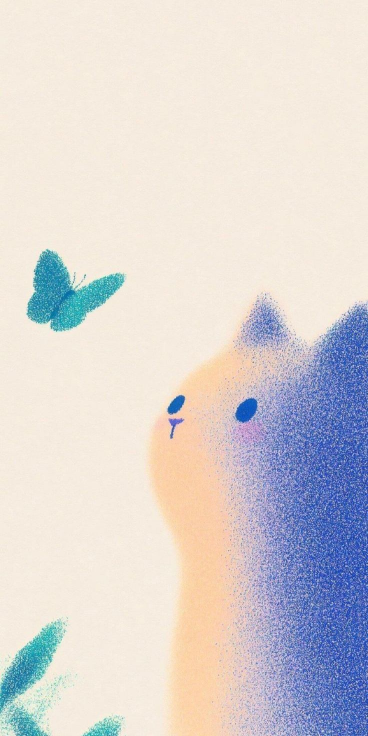
#> input picture scripts/cat-art/pin.jpg, 736 x 1472 px (shown at 1/2 size)
$ python cat.py pin.jpg
#> lines starting #> are read from the running program, lines starting #| are printed output that depends on the picture; after the words box and inside, x2 and y2 are one past the last pixel; in counts of white or black regions, pixels touching at a corner belong together
#!/usr/bin/env python3
"""Make the footer cat and its butterfly, cut out of the pin they come from.

pin.jpg is a cat looking up at a butterfly, airbrushed and stippled on cream
paper: peach in front, going over to blue dots down its back, with dots for
eyes. Both are cut out of the paper and painted in the site's colours.

Each pixel is as opaque as it is far from the paper's colour, so the airbrushed
edge stays soft and the stipple stays dots; inside, the cat is solid. The paper
is then taken back out of the colour of the edge, so that no cream is left
round it on the page.

The cat is painted in two pigments, peach and blue. How much of each a pixel
has is mapped onto a ramp of the site's greens, and its lightness is kept, so
the shading and the dots stay and only the hue changes. The blush, pinker than
the two, is kept as a muted rose.

The pin cuts off the cat's back at its right edge, and so does the picture.
FooterCat.svelte puts that edge just past the right edge of the screen, so the
cat goes on out of sight.

The eyes are dots, so each is cut out on its own (eye-near.webp, eye-far.webp),
and in cat.avif they are painted over with the fur round them. FooterCat.svelte
moves them to look about, and squashes them to blink.

Run from anywhere:  python3 scripts/cat-art/cat.py
With --original, the cat and butterfly keep the pin's own colours.
Needs OpenCV, numpy and Pillow.
"""

import sys
from pathlib import Path

import cv2
import numpy as np
from PIL import Image

HERE = Path(__file__).resolve().parent
SRC = HERE / "pin.jpg"
OUT = HERE.parents[1] / "src" / "assets" / "cat"

CAT_WIDTH = 400  # twice the width the footer shows it at, for 2x screens
BUTTERFLY_WIDTH = 96
BOTTOM = 0.85  # of the pin's height; below this the cat is behind the footer line anyway
MARGIN = 0.05  # of the cat's width: how far out round it a press still counts
BUTTERFLY = (0.2, 0.395)  # the middle of the butterfly, as fractions of the pin, where the cat looks
ORIGINAL = "--original" in sys.argv


def hex_colour(h):
    return np.array([int(h[i : i + 2], 16) for i in (1, 3, 5)], np.float32) / 255


# By how much blue a pixel has, from none to all. Between --color-surface-3 and --color-accent,
# so the face stays a shade darker than the page and the dots on the back are the accent.
FUR = [hex_colour(c) for c in ("#cddfd3", "#a3c0ae", "#6f9a83", "#3d6b55")]
ROSE = hex_colour("#e8b7b3")  # the blush
EYE = hex_colour("#26392f")  # darker than the darkest dots, as the pin's eyes are
WING = [hex_colour(c) for c in ("#2f5a46", "#3d6b55", "#6f9a83")]  # around --color-accent


def smoothstep(t):
    t = np.clip(t, 0, 1)
    return t * t * (3 - 2 * t)


def to_lab(rgb):
    return cv2.cvtColor(np.clip(rgb, 0, 1).astype(np.float32), cv2.COLOR_RGB2LAB)


def to_rgb(lab):
    return np.clip(cv2.cvtColor(lab.astype(np.float32), cv2.COLOR_LAB2RGB), 0, 1)


def ramp(t, colours):
    """Colours along t from 0 to 1, evenly spaced, mixed in Lab."""
    stops = to_lab(np.array([colours], np.float32))[0]
    t = np.clip(t, 0, 1) * (len(stops) - 1)
    i = np.minimum(t.astype(int), len(stops) - 2)
    f = (t - i)[..., None]
    return stops[i] * (1 - f) + stops[i + 1] * f


def biggest(mask):
    n, labels, stats, _ = cv2.connectedComponentsWithStats(mask.astype(np.uint8))
    return labels == 1 + np.argmax(stats[1:, cv2.CC_STAT_AREA]) if n > 1 else mask


def fill_holes(mask):
    flood = np.pad(~mask, 1, constant_values=True).astype(np.uint8)
    cv2.floodFill(flood, None, (0, 0), 0)  # clears everything joined to the outside; the rest is holes
    return mask | flood[1:-1, 1:-1].astype(bool)


def grow(mask, px):
    return cv2.dilate(mask.astype(np.uint8), np.ones((2 * px + 1, 2 * px + 1), np.uint8)) > 0


def blur(a, sigma):
    return cv2.GaussianBlur(a.astype(np.float32), (0, 0), sigma)


def spread(values, known, sigma):
    """Every pixel given the values of the known pixels nearest it, at wider and wider reach until all are."""
    out = np.zeros_like(values)
    done = np.zeros(values.shape[:2], bool)
    k = known.astype(np.float32)
    for s in (sigma, sigma * 3, sigma * 9, sigma * 27):
        num = blur(values * (k[..., None] if values.ndim == 3 else k), s)
        den = blur(k, s)
        fill = ~done & (den > 1e-4)
        with np.errstate(invalid="ignore", divide="ignore"):
            out[fill] = (num / (den[..., None] if values.ndim == 3 else den))[fill]
        done |= fill
    return out


def trim(alpha):
    rows, cols = np.nonzero(alpha > 0.02)
    return cols.min(), rows.min(), cols.max() + 1, rows.max() + 1


def save(rgb, alpha, path, box, width):
    """The box of the picture, scaled to the given width, with alpha. The cat is AVIF: its dots are
    fine grain, which WebP needs more than twice the bytes for at the same look."""
    rgba = np.dstack([np.clip(rgb, 0, 1), np.clip(alpha, 0, 1)])
    im = Image.fromarray((rgba * 255 + 0.5).astype(np.uint8), "RGBA").crop(box)
    im = im.resize((width, max(1, round(im.height * width / im.width))), Image.LANCZOS)
    if path.suffix == ".avif":
        im.save(path, "AVIF", quality=50)
    else:
        im.save(path, "WEBP", quality=88, alpha_quality=100, method=6)
    print(f"{path.name}: {im.width} x {im.height}, {path.stat().st_size / 1024:.1f} KB")


def paper_of(img):
    """The paper's colour: the middle of the empty top of the pin."""
    h, w = img.shape[:2]
    return np.median(img[h // 30 : h // 5, w // 15 : w * 4 // 5].reshape(-1, 3), axis=0)


def cut_out(img, paper):
    """How far each pixel is from the paper, as alpha: none for the paper and its grain, all for
    the face's peach and anything stronger."""
    distance = np.linalg.norm(to_lab(img) - to_lab(paper[None, None]), axis=2)
    return smoothstep((distance - 3) / 12)


def unmix(img, alpha, paper):
    """The colour a pixel would have without the paper showing through it."""
    return np.clip((img - (1 - alpha[..., None]) * paper) / np.maximum(alpha, 0.05)[..., None], 0, 1)


def find_eyes(lab, filled):
    """The eyes: the two biggest dark blue blots in the face. The nose is the same blue, but
    smaller; the dots of the stipple are smaller still, and the opening takes them away."""
    L, b = lab[..., 0], lab[..., 2]
    blots = cv2.morphologyEx(((L < 55) & (b < -35) & filled).astype(np.uint8), cv2.MORPH_OPEN, np.ones((5, 5), np.uint8))
    n, labels, stats, centres = cv2.connectedComponentsWithStats(blots)
    two = sorted(range(1, n), key=lambda i: -stats[i, cv2.CC_STAT_AREA])[:2]
    # The cat faces left, so the eye nearer the left is the far one, and drawn smaller
    far, near = sorted(two, key=lambda i: centres[i][0])
    return labels == near, labels == far


def eye_alpha(lab, blob):
    """An eye as painted: as opaque as it is dark and blue, near its blot."""
    L, b = lab[..., 0], lab[..., 2]
    a = smoothstep((70 - L) / 25) * smoothstep((-b - 20) / 20)
    return blur(a * grow(blob, 4), 0.5)


def cat(img):
    h, w = img.shape[:2]
    paper = paper_of(img)
    soft = cut_out(img, paper)
    # The cat is the biggest shape on the paper; its loose dots are the ones close to it
    body = fill_holes(biggest(soft > 0.5))
    alpha = np.maximum(soft * grow(body, 10), blur(~grow(~body, 3), 1.5))

    colour = unmix(img, alpha, paper)
    near_blob, far_blob = find_eyes(to_lab(img), body)
    near_eye, far_eye = eye_alpha(to_lab(img), near_blob), eye_alpha(to_lab(img), far_blob)

    # The eyes, painted over with what is round them, before anything else sees them. Each has a
    # pale ring round it, where the airbrush is thin, so that goes too. The colour is carried in
    # from where the fur is solid, and how solid it is from all round; the near eye, which is
    # among the dots, also gets the dots of the forehead just above. The far eye is on the smooth
    # airbrushed side, with none to carry.
    for eye, dotted in ((near_eye, True), (far_eye, False)):
        hole = grow(eye > 0.05, 5)
        filled = spread(colour, ~hole & (alpha > 0.6), 2)
        if dotted:
            above = np.roll(colour, 45, axis=0)
            filled = filled + above - cv2.GaussianBlur(above, (0, 0), 2)
        solid = cv2.inpaint((alpha * 255).astype(np.uint8), hole.astype(np.uint8), 6, cv2.INPAINT_TELEA) / 255
        fade = blur(hole, 1.5)
        colour = np.clip(colour * (1 - fade[..., None]) + filled * fade[..., None], 0, 1)
        alpha = alpha * (1 - fade) + solid * fade
    lab = to_lab(colour)

    if ORIGINAL:
        rgb = colour
    else:
        # How much blue each pixel has, between the face's peach and the back's blue, and how much
        # lighter or darker it is than that mix
        peach = np.median(lab[body & (lab[..., 2] > 15) & (lab[..., 0] > 80)], axis=0)
        blue = np.median(lab[body & (lab[..., 2] < -35) & (lab[..., 0] < 50)], axis=0)
        across = blue - peach
        t = ((lab - peach) @ across) / (across @ across)
        sure = smoothstep((alpha - 0.1) / 0.3)  # the faint edge is mostly paper: its mix is a guess
        t = t * sure + spread(t, alpha > 0.4, 2) * (1 - sure)
        on_line = peach + np.clip(t, 0, 1)[..., None] * across
        out = ramp(t, FUR)
        out[..., 0] += lab[..., 0] - on_line[..., 0]
        # The blush is redder than the mix of the two, and light: the nose and some of the dots are
        # as red, but dark
        redder = blur(lab[..., 1] - on_line[..., 1], 2)
        pink = smoothstep((blur(redder, 5) - 2) / 10) * smoothstep((blur(lab[..., 0], 3) - 55) / 10) * 0.55
        out = out * (1 - pink[..., None]) + to_lab(ROSE[None, None]) * pink[..., None]
        rgb = to_rgb(out)

    alpha[round(h * BOTTOM) :] = 0
    box = trim(alpha)
    save(rgb, alpha, OUT / "cat.avif", box, CAT_WIDTH)

    bw, bh = box[2] - box[0], box[3] - box[1]
    print(f"cat aspect {bw / bh:.4f} (width over height)")
    # FooterCat.svelte keeps enough of the cat past the screen's edge that leaning never shows its end
    meets = np.argmax(blur(alpha[:, box[2] - 1], 2) > 0.5)
    print(f"its back meets the right edge {(meets - box[1]) / bh:.3f} of its height down")
    print(f"the pin's butterfly at {(BUTTERFLY[0] * w - box[0]) / bw:.2f}, {(BUTTERFLY[1] * h - box[1]) / bw:.2f} cat widths from its top left")
    print(f"outline {outline(alpha[box[1] : box[3], box[0] : box[2]])}")
    for name, a in (("near", near_eye), ("far", far_eye)):
        x0, y0, x1, y1 = trim(a)
        x0, y0, x1, y1 = x0 - 2, y0 - 2, x1 + 2, y1 + 2
        flat = EYE if not ORIGINAL else np.median(img[a > 0.8], axis=0)
        save(np.broadcast_to(flat, img.shape), a, OUT / f"eye-{name}.webp", (x0, y0, x1, y1), round((x1 - x0) * CAT_WIDTH / bw))
        print(
            f"{name} eye at left {(x0 - box[0]) / bw:.4f}, top {(y0 - box[1]) / bh:.4f}, "
            f"width {(x1 - x0) / bw:.4f}, height {(y1 - y0) / bh:.4f}"
        )


def outline(alpha):
    """The cat's outline, MARGIN out from it, as a CSS polygon. Its points are fractions of a box
    MARGIN bigger than the picture all round, which is the box FooterCat.svelte presses it in."""
    h, w = alpha.shape
    m = round(MARGIN * w)
    shape = np.pad(fill_holes(biggest(blur(alpha, 3) > 0.3)), m)
    shape = cv2.dilate(shape.astype(np.uint8), cv2.getStructuringElement(cv2.MORPH_ELLIPSE, (2 * m + 1, 2 * m + 1)))
    contours, _ = cv2.findContours(shape, cv2.RETR_EXTERNAL, cv2.CHAIN_APPROX_NONE)
    points = cv2.approxPolyDP(max(contours, key=cv2.contourArea), 0.006 * w, True)[:, 0]
    H, W = shape.shape
    return "polygon(" + ", ".join(f"{100 * x / (W - 1):.1f}% {100 * y / (H - 1):.1f}%" for x, y in points) + ")"


def butterfly(img):
    h, w = img.shape[:2]
    paper = paper_of(img)
    alpha = cut_out(img, paper)
    # It is the biggest shape in the top left of where the cat is not; the leaves are far below it
    alpha[h // 2 :] = 0
    alpha[:, w // 2 :] = 0
    alpha *= grow(biggest(alpha > 0.5), 6)
    colour = unmix(img, alpha, paper)
    if not ORIGINAL:
        light = to_lab(colour)[..., 0]
        solid = alpha > 0.9
        lo, hi = np.percentile(light[solid], [2, 98])
        colour = to_rgb(ramp((light - lo) / (hi - lo), WING))
    save(colour, alpha, OUT / "butterfly.webp", trim(alpha), BUTTERFLY_WIDTH)


if __name__ == "__main__":
    OUT.mkdir(exist_ok=True)
    pin = np.asarray(Image.open(SRC).convert("RGB"), np.float32) / 255
    butterfly(pin)
#> in butterfly, `paper = paper_of(img)`: paper = [0.961, 0.922, 0.875]
#> in to_lab, `return cv2.cvtColor(np.clip(rgb, 0, 1).astype(np.float32), cv2.COLOR_R..`: returned value: shape (1472, 736, 3) float32; mean of channels 0, 1, 2 85, 3.2, 0.3
#> in butterfly, `alpha[:, w // 2 :] = 0`:
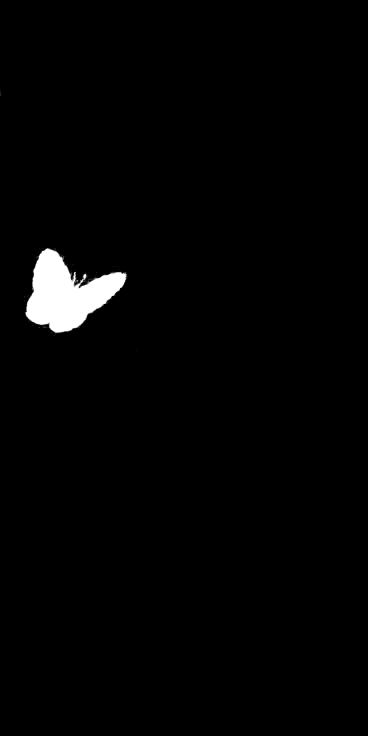
#> alpha: shape (1472, 736) float32 (shown at 1/2 size); min 0, max 1, mean 0.0167
#> in biggest, `n, labels, stats, _ = cv2.connectedComponentsWithStats(mask.astype(np...`: labels: shape (1472, 736) int32; 5 distinct labels, from 0 to 4
#> in biggest, `n, labels, stats, _ = cv2.connectedComponentsWithStats(mask.astype(np...`: n = 5; stats = [[0, 0, 736, 1472, 1065460], [51, 497, 202, 168, 17927], [229, 544, 1, 1, 1], [154, 561, 1, 2, 2], [150, 563, 1, 2, 2]]
#> in biggest, `return labels == 1 + np.argmax(stats[1:, cv2.CC_STAT_AREA]) if n > 1 e..`: returned value: shape (1472, 736) bool; 1.7% white; 1 white region, box (x1, y1, x2, y2) and area: (51, 497, 253, 665) 17927
#> in grow, `return cv2.dilate(mask.astype(np.uint8), np.ones((2 * px + 1, 2 * px +..`: returned value: shape (1472, 736) bool; 2.2% white; 1 white region, box (x1, y1, x2, y2) and area: (45, 491, 259, 671) 23357
#> in butterfly, `alpha *= grow(biggest(alpha > 0.5), 6)`: alpha: shape (1472, 736) float32; 0.06% of pixels changed, all inside (x1, y1, x2, y2) = (0, 30, 368, 720)
#> in to_lab (call 3), `return cv2.cvtColor(np.clip(rgb, 0, 1).astype(np.float32), cv2.COLOR_R..`: returned value: shape (1472, 736, 3) float32; mean of channels 0, 1, 2 7.5, 4.3, -0.3
#> in butterfly, `solid = alpha > 0.9`: solid: shape (1472, 736) bool; 1.6% white; 3 white regions (1 under 20 px), largest, box (x1, y1, x2, y2) and area: (52, 497, 253, 664) 17329, (168, 549, 172, 559) 28
#> in butterfly, `lo, hi = np.percentile(light[solid], [2, 98])`: lo = 43.45; hi = 91.32
#> in ramp, `i = np.minimum(t.astype(int), len(stops) - 2)`:
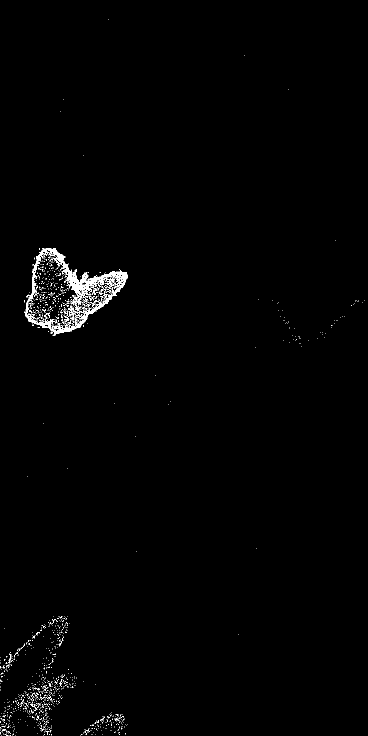
#> i: shape (1472, 736) int64 (shown at 1/2 size); values 0 (black) and 1 (white), 0.91% white; 1431 white regions (1408 under 20 px), largest, box (x1, y1, x2, y2) and area: (49, 496, 256, 671) 5298, (136, 611, 149, 634) 95, (150, 611, 169, 627) 82
#> in to_rgb, `return np.clip(cv2.cvtColor(lab.astype(np.float32), cv2.COLOR_LAB2RGB)..`:
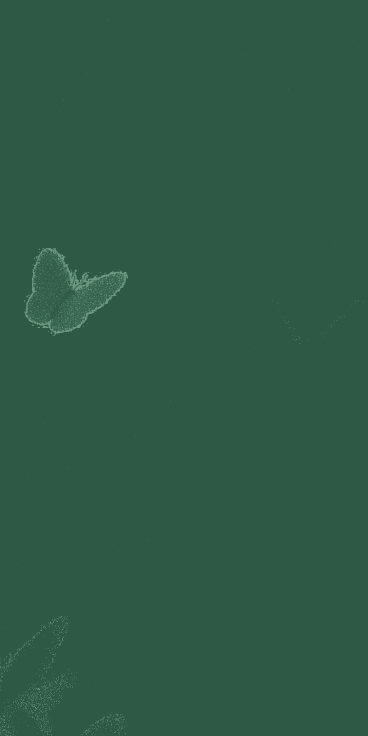
#> returned value: shape (1472, 736, 3) float32 (shown at 1/2 size); mean of channels 0, 1, 2 0.188, 0.349, 0.28; drawn as R, G, B
#> in trim, `rows, cols = np.nonzero(alpha > 0.02)`: rows = 19762 values from 496 to 670; cols = 19762 values, max 255 at index 3585, min 48 at index 12104, mean 133.5
#> in save, `im = im.resize((width, max(1, round(im.height * width / im.width))), I..`:
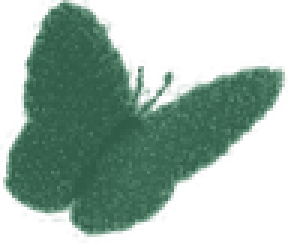
#> im: PIL image 96x81 RGBA (shown 3 times larger); mean R, G, B, A 40.5, 66.6, 53.9, 126.5; transparent parts drawn white
#| butterfly.webp: 96 x 81, 3.9 KB
    cat(pin)
#> in cat, `paper = paper_of(img)`: paper = [0.961, 0.922, 0.875]
#> in biggest (call 2), `n, labels, stats, _ = cv2.connectedComponentsWithStats(mask.astype(np...`:
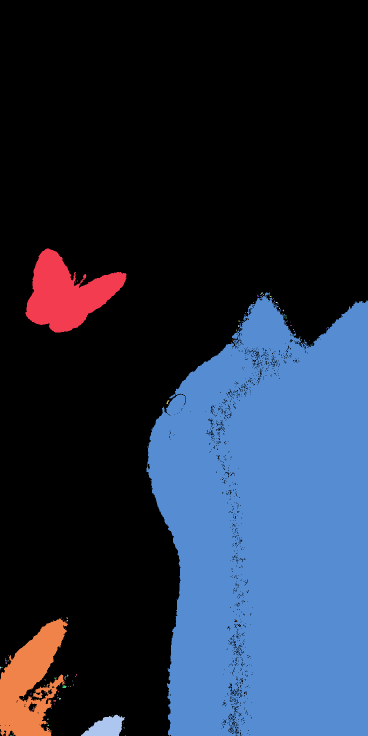
#> labels: shape (1472, 736) int32 (shown at 1/2 size); 128 distinct labels, from 0 to 127; one colour per label, 0 black
#> in biggest (call 2), `n, labels, stats, _ = cv2.connectedComponentsWithStats(mask.astype(np...`: n = 128; stats = 128 rows, first 6: [0, 0, 736, 1472, 725273], [51, 497, 202, 168, 17927], [229, 544, 1, 1, 1], [154, 561, 1, 2, 2], [150, 563, 1, 2, 2], [521, 585, 5, 5, 11]
#> in biggest (call 2), `return labels == 1 + np.argmax(stats[1:, cv2.CC_STAT_AREA]) if n > 1 e..`: returned value: shape (1472, 736) bool; 29.5% white; 1 white region, box (x1, y1, x2, y2) and area: (293, 585, 736, 1472) 319356
#> in fill_holes, `flood = np.pad(~mask, 1, constant_values=True).astype(np.uint8)`: flood: shape (1474, 738); values 0 (black) and 1 (white), 70.6% white; 1 black region, box (x1, y1, x2, y2) and area: (294, 586, 737, 1473) 319356
#> in fill_holes, `cv2.floodFill(flood, None, (0, 0), 0)`: flood: shape (1474, 738); values 0 (black) and 1 (white), 0.31% white in thin lines or dots, all inside (x1, y1, x2, y2) = (298, 592, 685, 1472)
#> in fill_holes, `return mask | flood[1:-1, 1:-1].astype(bool)`: returned value: shape (1472, 736) bool; 29.8% white; 1 white region, box (x1, y1, x2, y2) and area: (293, 585, 736, 1472) 322738
#> in grow (call 2), `return cv2.dilate(mask.astype(np.uint8), np.ones((2 * px + 1, 2 * px +..`: returned value: shape (1472, 736) bool; 31.4% white; 1 white region, box (x1, y1, x2, y2) and area: (283, 575, 736, 1472) 340414
#> in grow (call 3), `return cv2.dilate(mask.astype(np.uint8), np.ones((2 * px + 1, 2 * px +..`: returned value: shape (1472, 736) bool; 70.8% white; 1 black region, box (x1, y1, x2, y2) and area: (299, 597, 736, 1472) 316532
#> in find_eyes, `blots = cv2.morphologyEx(((L < 55) & (b < -35) & filled).astype(np.uin..`: blots: shape (1472, 736); values 0 (black) and 1 (white), 1.7% white; 315 white regions (9 under 20 px), largest, box (x1, y1, x2, y2) and area: (472, 797, 514, 845) 1414, (338, 793, 368, 826) 589, (658, 1139, 689, 1161) 270
#> in find_eyes, `n, labels, stats, centres = cv2.connectedComponentsWithStats(blots)`:
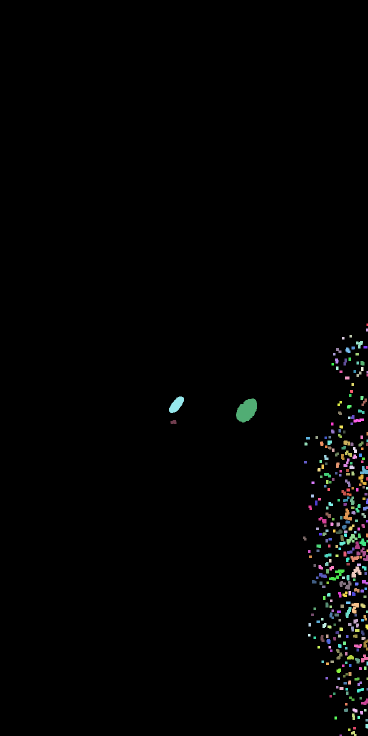
#> labels: shape (1472, 736) int32 (shown at 1/2 size); 316 distinct labels, from 0 to 315; one colour per label, 0 black
#> in find_eyes, `n, labels, stats, centres = cv2.connectedComponentsWithStats(blots)`: n = 316; stats = 316 rows, first 6: [0, 0, 736, 1472, 1065319], [733, 647, 3, 5, 15], [732, 657, 4, 6, 24], [699, 670, 5, 5, 25], [684, 674, 5, 5, 25], [712, 682, 14, 15, 128]; centres = 316 pairs, first value 346.8 to 734, second value 649 to 1470
#> in find_eyes, `two = sorted(range(1, n), key=lambda i: -stats[i, cv2.CC_STAT_AREA])[:2]`: two = [31, 29]
#> in find_eyes, `far, near = sorted(two, key=lambda i: centres[i][0])`: far = 29; near = 31
#> in cat, `near_blob, far_blob = find_eyes(to_lab(img), body)`: near_blob: shape (1472, 736) bool; 0.13% white; 1 white region, box (x1, y1, x2, y2) and area: (472, 797, 514, 845) 1414
#> in cat, `near_blob, far_blob = find_eyes(to_lab(img), body)`: far_blob: shape (1472, 736) bool; 0.05% white; 1 white region, box (x1, y1, x2, y2) and area: (338, 793, 368, 826) 589
#> in eye_alpha, `a = smoothstep((70 - L) / 25) * smoothstep((-b - 20) / 20)`:
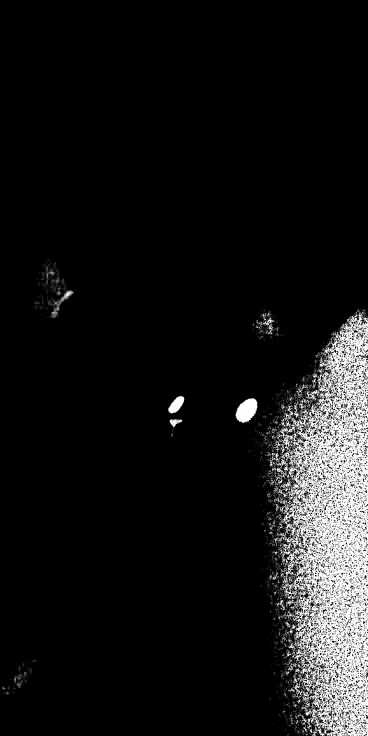
#> a: shape (1472, 736) float32 (shown at 1/2 size); min 0, max 1, mean 0.0858
#> in grow (call 4), `return cv2.dilate(mask.astype(np.uint8), np.ones((2 * px + 1, 2 * px +..`: returned value: shape (1472, 736) bool; 0.2% white; 1 white region, box (x1, y1, x2, y2) and area: (468, 793, 518, 849) 2198
#> in grow (call 5), `return cv2.dilate(mask.astype(np.uint8), np.ones((2 * px + 1, 2 * px +..`: returned value: shape (1472, 736) bool; 0.11% white; 1 white region, box (x1, y1, x2, y2) and area: (334, 789, 372, 830) 1157
#> the loop in cat, `for eye, dotted in ((near_eye, True), (far_eye, False)):` made 2 passes
#> dotted on passes 1 to 2: True, False
#> in cat, `peach = np.median(lab[body & (lab[..., 2] > 15) & (lab[..., 0] > 80)],..`: peach = [86.4, 9.14, 24.14]
#> in cat, `blue = np.median(lab[body & (lab[..., 2] < -35) & (lab[..., 0] < 50)],..`: blue = [39.72, 15.59, -45.39]
#> in cat, `across = blue - peach`: across = [-46.67, 6.45, -69.53]
#> in cat, `box = trim(alpha)`: box = (289, 576, 736, 1251)
#> (the run stopped early here; a loop or call above may not have finished)
